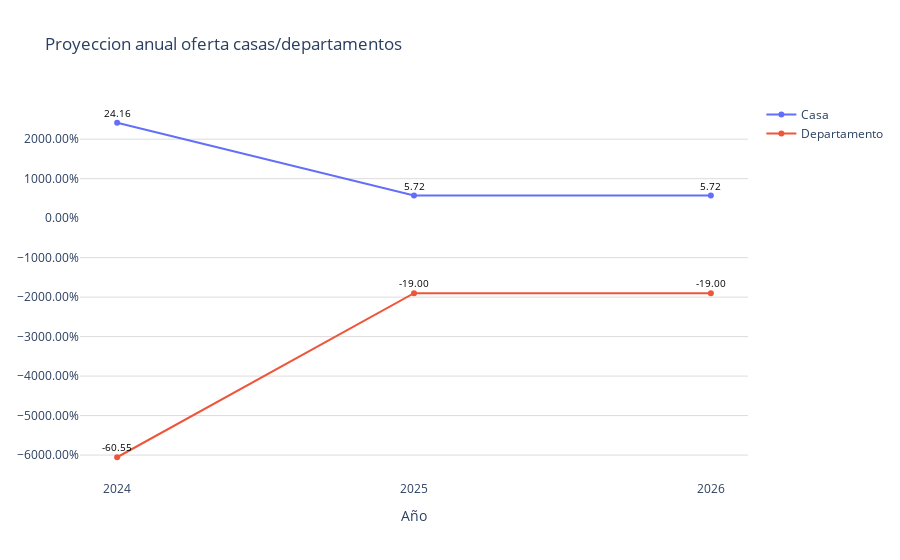

Write notebook code for a chart like this one.
### Code cell
# Filtrar los datos para evitar valores NaN en la columna 'Cambio'
promedio_puebla_filtrado = promedio_puebla.dropna(subset=['Cambio'])

# Datos
años = promedio_puebla_filtrado['Año']
tipos = promedio_puebla_filtrado['Tipo']
proyecciones = promedio_puebla_filtrado['Cambio']  # Utilizando la columna 'Cambio' para el porcentaje de cambio

fig = go.Figure()

# Agregar puntos para cada tipo
for tipo in tipos.unique():
    df_tipo = promedio_puebla_filtrado[promedio_puebla_filtrado['Tipo'] == tipo]
    fig.add_trace(go.Scatter(
        x=df_tipo['Año'],
        y=df_tipo['Cambio'],  # Utilizando 'Cambio' como el porcentaje de cambio
        mode='markers+lines',
        name=tipo
    ))

fig.update_layout(
    title='Proyeccion anual oferta casas/departamentos',
    yaxis=dict(gridcolor='#dddcda'),
    plot_bgcolor='rgba(0,0,0,0)',  # Color de fondo del gráfico
)

# Modificar las etiquetas del eje x
fig.update_xaxes(
    tickvals=años,  # Establecer las posiciones de las marcas del eje x
    ticktext=años,  # Establecer las etiquetas del eje x
    title='Año'
)

# Formatear el eje y como porcentaje con dos decimales
fig.update_yaxes(tickformat=".2%")

# Agregar etiquetas de texto a los puntos
for trace in fig.data:
    df_tipo = promedio_puebla_filtrado[promedio_puebla_filtrado['Tipo'] == trace.name]
    for i, point in enumerate(trace.y):
        fig.add_annotation(
            x=trace.x[i], 
            y=point, 
            text=f'{point:.2f}',  # Utilizar ".2f" para mostrar dos decimales
            showarrow=False,
            font=dict(color='black', size=10),
            yshift=10
        )
# Exportar gráfica como archivo HTML
guardar_grafico_como_html(fig, 'g_scatt_casasdepart_proyecanualofert_puebla', carpeta='graficas')
fig.show()

### Figure 1 — Plotly figure (JSON) as saved in the notebook; plotly's stock layout.template omitted (floating-point values rounded to 4 significant figures)
{"data": [{"mode": "markers+lines", "name": "Casa", "type": "scatter", "x": [2024, 2025, 2026], "y": [24.16, 5.723, 5.723]}, {"mode": "markers+lines", "name": "Departamento", "type": "scatter", "x": [2024, 2025, 2026], "y": [-60.55, -19.0, -19.0]}], "layout": {"annotations": [{"font": {"color": "black", "size": 10}, "showarrow": false, "text": "24.16", "x": 2024, "y": 24.16, "yshift": 10}, {"font": {"color": "black", "size": 10}, "showarrow": false, "text": "5.72", "x": 2025, "y": 5.723, "yshift": 10}, {"font": {"color": "black", "size": 10}, "showarrow": false, "text": "5.72", "x": 2026, "y": 5.723, "yshift": 10}, {"font": {"color": "black", "size": 10}, "showarrow": false, "text": "-60.55", "x": 2024, "y": -60.55, "yshift": 10}, {"font": {"color": "black", "size": 10}, "showarrow": false, "text": "-19.00", "x": 2025, "y": -19.0, "yshift": 10}, {"font": {"color": "black", "size": 10}, "showarrow": false, "text": "-19.00", "x": 2026, "y": -19.0, "yshift": 10}], "plot_bgcolor": "rgba(0,0,0,0)", "title": {"text": "Proyeccion anual oferta casas/departamentos"}, "xaxis": {"ticktext": [2024, 2025, 2026, 2024, 2025, 2026], "tickvals": [2024, 2025, 2026, 2024, 2025, 2026], "title": {"text": "Año"}}, "yaxis": {"gridcolor": "#dddcda", "tickformat": ".2%"}}}
